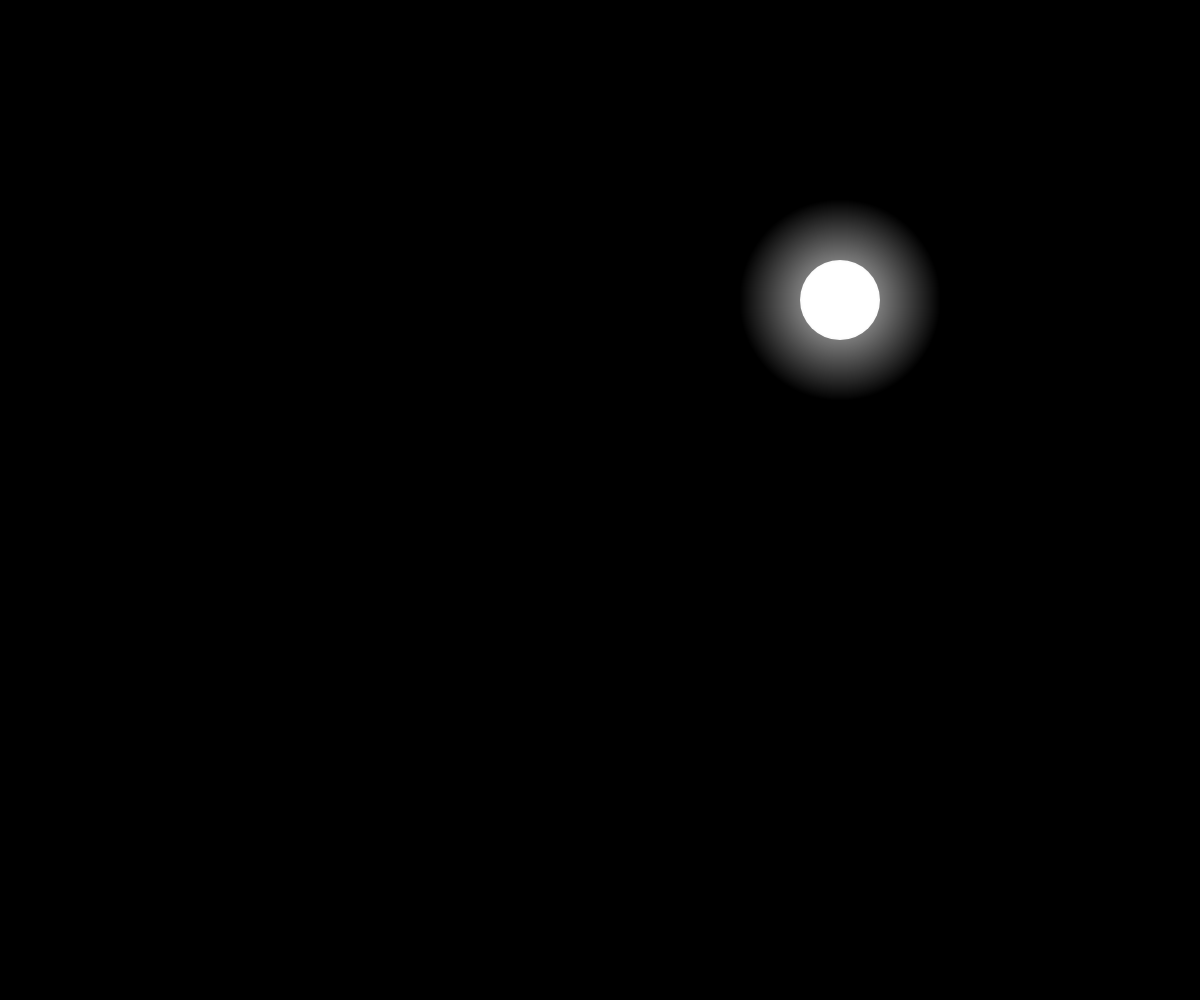
Frame 1 (no input)
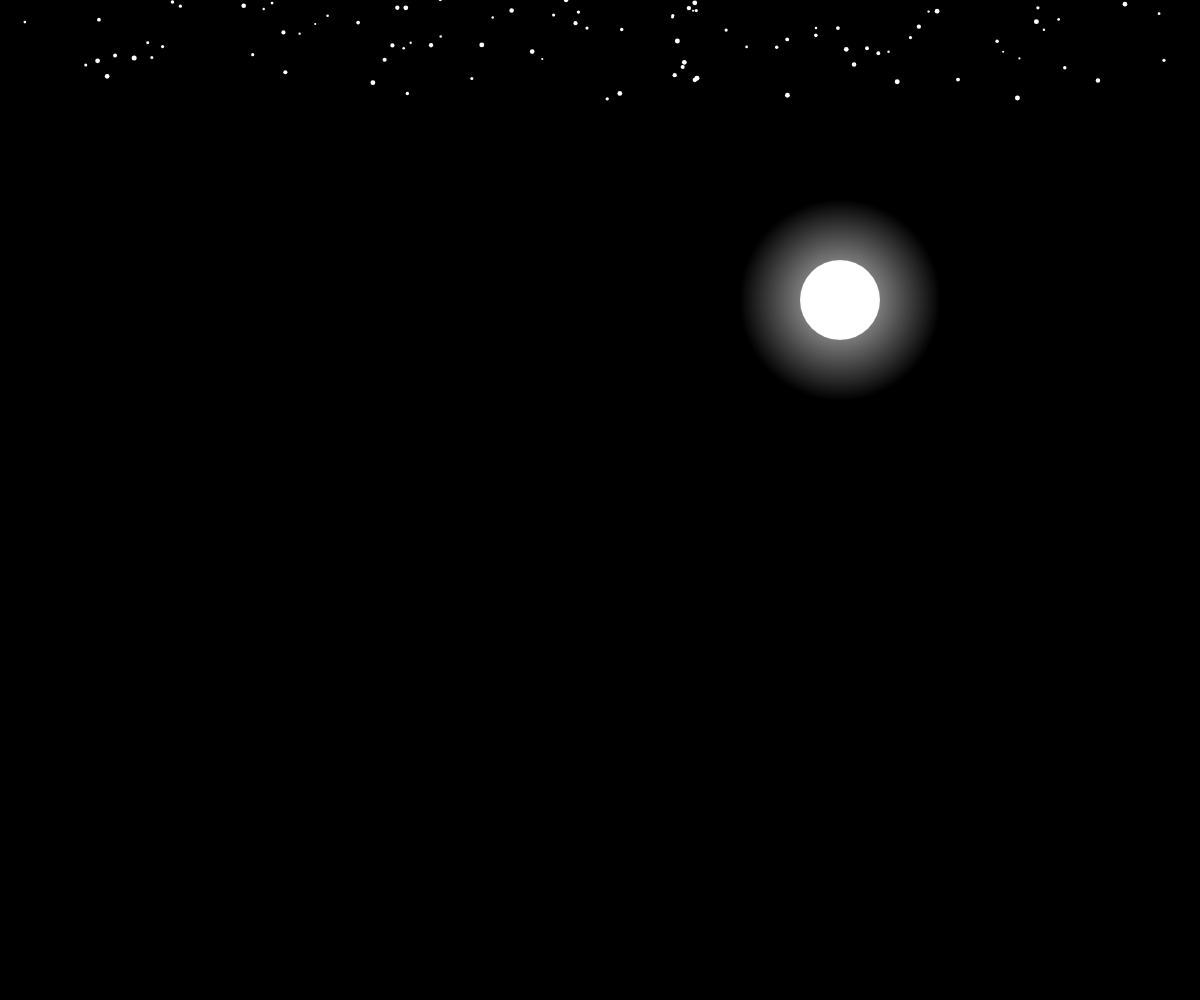
Frame 60 (no input)
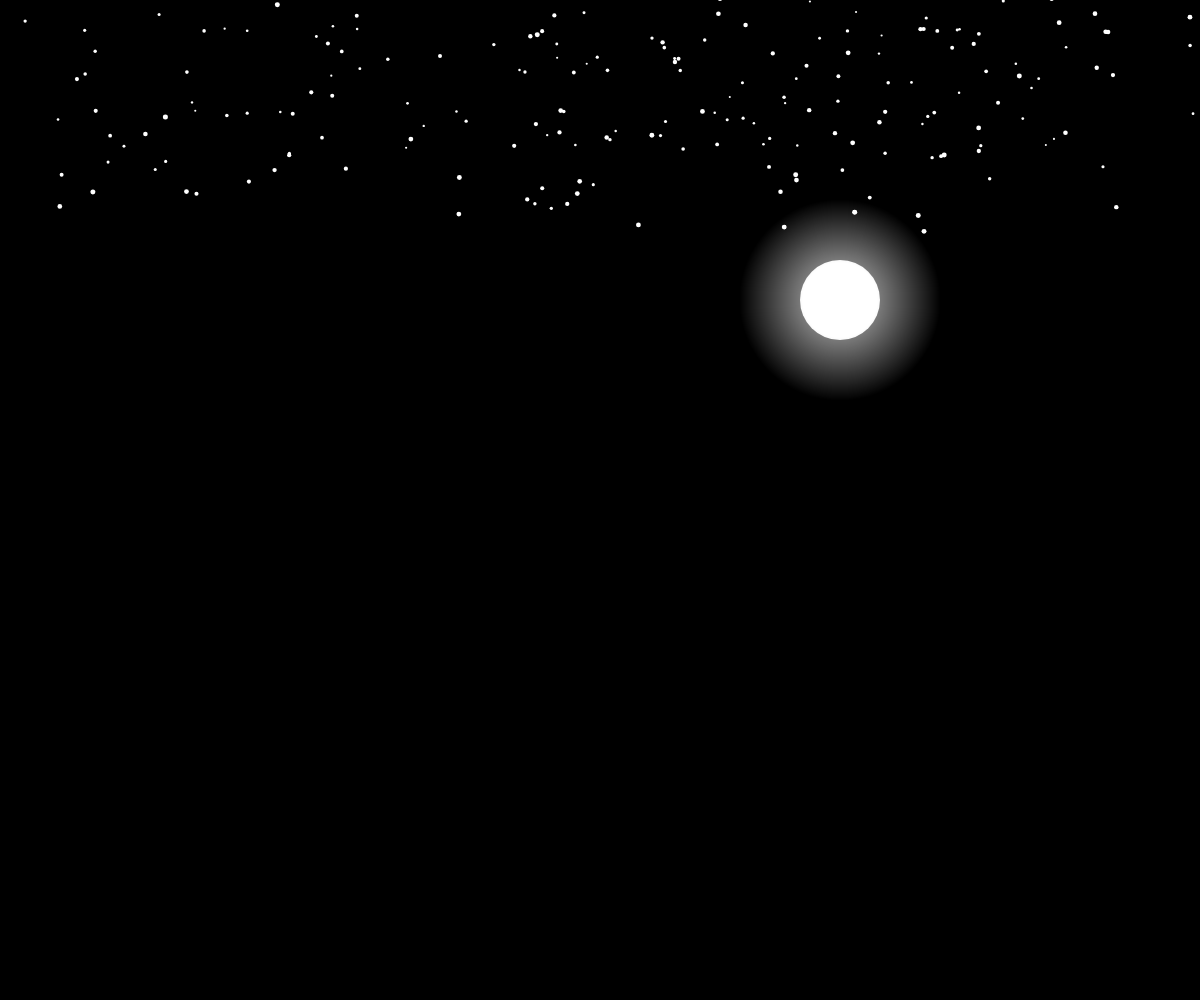
Frame 120 (the mouse pressed at the canvas centre since frame 60)

The p5.js sketch that drew these frames (run headless with seeded random() and noise() and a simulated clock; from frame 60 on, the mouse is pressed at the canvas centre):

// p5.js sketch
// ── sketch.js
let snowflakes = [];

/**
 * 초기화 작업 수행
 */
function setup() {
    createCanvas(windowWidth, windowHeight);
    noStroke();
}

/**
 * 반복 애니메이션 작업
 */
function draw() {
    let t = frameCount / 60;
    blendMode(BLEND);
    background('black');

    // 달 그리기
    blendMode(ADD);
    colorMode(HSB, 360, 100, 100, 1); // 색조, 채도, 밝기, 
    for (let i = 200; i > 50; i--){
		fill(0,0,10,0.05);
		ellipse(width*0.7, height*0.3, i, i);	
	}
	fill(255, 0.5);
	ellipse(width*0.7, height*0.3,80,80);

    // 눈 그리기
    fill(255);
    for (let i = 0; i < random(3); i++) {
        snowflakes.push(new snowflake());
    }

    for (let flake of snowflakes) {
        flake.update(t);
        flake.display();
    }
} 

function snowflake() {
    // 좌표값 초기화
    this.posX = 0;
    this.posY = random(-50, 0);
    this.initialangle = random(0, 2*PI);
    this.size = random(2, 5);

    // 방사형 눈송이의 반지름
    this.radius = sqrt(random(pow(width / 2, 2)));

    this.update = function(time) {
        // x위치  
        let w = 0.3; // 각속도
        let angle = w * time + this.initialangle;
        this.posX = width / 2 + this.radius * sin(angle);
        
        // 크기가 다른 눈송이가 미묘하게 다른 y 속도로 떨어짐.
        this.posY += pow(this.size, 0.5);
        // 화면 하단을 지나친 눈송이 삭제
        if (this.posY > height) {
            let index = snowflakes.indexOf(this);
            snowflakes.splice(index, 1);
        }
    }

    this.display = function() {
        ellipse(this.posX, this.posY, this.size);
    }
}

function windowResized() {
    resizeCanvas(windowWidth, windowHeight);
}
